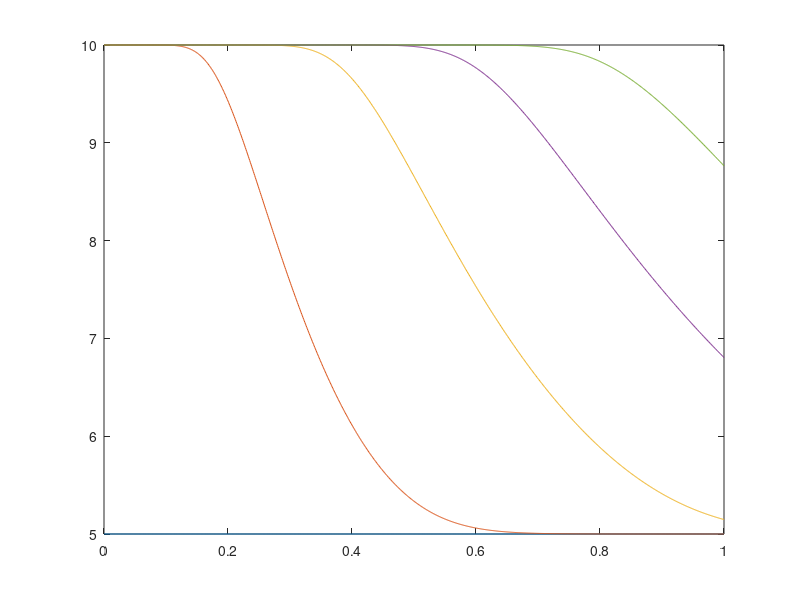

Write the MATLAB code that produced this figure.
% Esercitazione 13, esercizio 2
% Simone Canevarolo
% S269893
% 24/02/2024

clear all
close all
clc

dd = 5e-3; % diametro tubo, m
ll = 1; % lunghezza tubo, m
Tin = 5; % temperatura iniziale tubo, K
Tx0 = 10; % temperatura all'ingresso fluido, K

tfin = 1; % s

% T = linspace(0,30,50);
ro = @(T) 10./(1+T);
% plot(T,ro(T))

dx = 1e-3;
xx = (0:dx:ll)';
Nx = length(xx);

dt = 1e-2; % s
tt = (0:dt:tfin);
Ntt = length(tt);
TTin = Tin*ones(Nx,1);

% aa = ro(Tin)*dt/dx*ones(Nx,1);
% count = 1;
% 
% main_diag = 1+aa;
% sub_diag = -aa;
% 
% Band = [sub_diag, main_diag];
% AA = spdiags(Band,-1:0,Nx,Nx);
% 
% % condiziioni al contorno
% AA(1,1) = 1;

figure(1)
plot(xx,TTin);
hold on

Tm = TTin;
tplot = [0.25 0.5 0.75 1];
iplot = round(tplot/dt)+1;
% Nt = length(tplot);
count = 1;

for ii = 2:Ntt

    aa = ro(Tm)*dt/dx;
    
    main_diag = 1+aa;
    sub_diag = -aa;
    
    Band = [[sub_diag(2:end);0], main_diag];
    AA = spdiags(Band,-1:0,Nx,Nx);
    
    % condizioni al contorno
    AA(1,1) = 1;
    Tm(1) = Tx0;

    TT = AA\Tm;
    Tm = TT;

    if ii == iplot(count)

    plot(xx,TT)
    count = count+1;
    
    end

end
